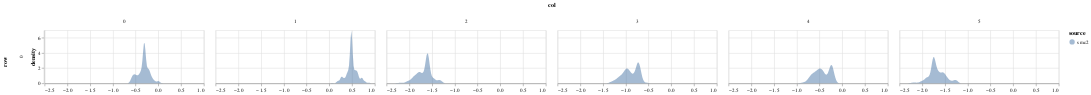

Notebook source saved alongside this figure:
### Code cell
param = 'alpha'
df = get_post_df(ps_smc2[param]) 
df['source'] = 'smc2'
plot_density(df, height=100)

### Figure 1 — Vega-Lite specification as saved in the notebook (floating-point values rounded to 4 significant figures; data arrays with more than 128 entries replaced by an {"elided": "..."} marker saying what was removed)
{"config": {"view": {"continuousWidth": 400, "continuousHeight": 300}}, "data": {"name": "data-31565c929c5f54e447c04ee9221c3864"}, "mark": {"type": "area", "opacity": 0.5}, "encoding": {"color": {"type": "nominal", "field": "source"}, "column": {"type": "quantitative", "field": "col"}, "row": {"type": "quantitative", "field": "row"}, "x": {"type": "quantitative", "field": "value", "title": null}, "y": {"type": "quantitative", "field": "density"}}, "height": 100, "resolve": {"scale": {"x": "independent"}}, "transform": [{"fold": ["value"]}, {"density": "value", "groupby": ["cn", "row", "col", "source"]}], "width": 300, "$schema": "https://vega.github.io/schema/vega-lite/v4.8.1.json", "datasets": {"data-31565c929c5f54e447c04ee9221c3864": {"elided": "3000 records"}}}
